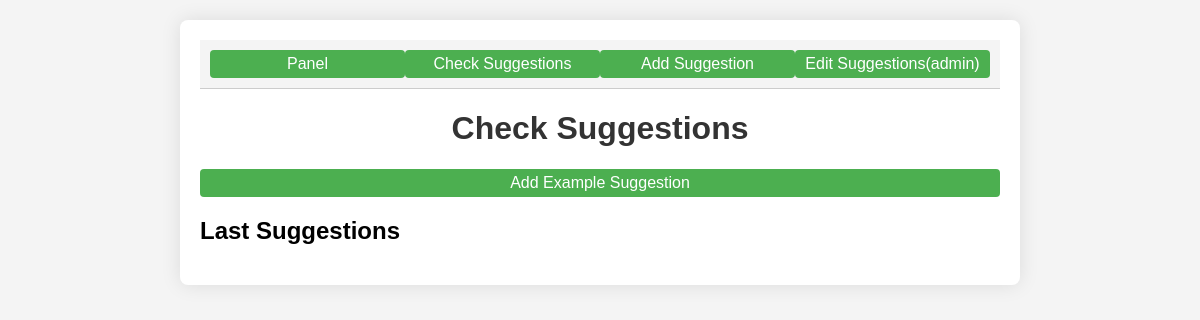
The page /panel/check_suggestions/ (signed in) on the database as committed earlier.
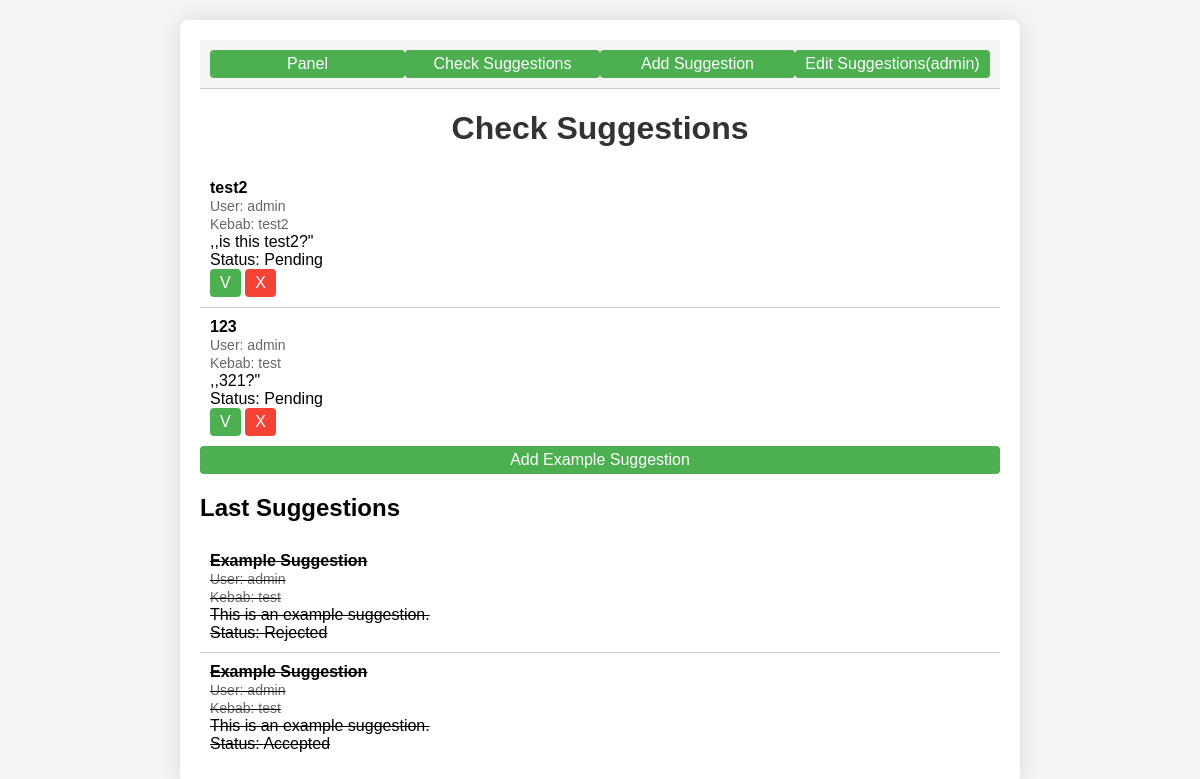
The same page on the database as committed later.
### api/models.py (models this page shows, shortened)
class Suggestion(models.Model):
    user = models.ForeignKey(User, on_delete=models.CASCADE, related_name='suggestions')
    kebab = models.ForeignKey(Kebab, on_delete=models.CASCADE, related_name='suggestions')
    title = models.CharField(max_length=255)
    description = models.TextField()
    status = models.CharField(
        max_length=20,
        choices=[
            ('Pending', 'Pending'),
            ('Accepted', 'Accepted'),
            ('Rejected', 'Rejected'),
        ],
        default='Pending'
    )
    created_at = models.DateTimeField(auto_now_add=True)
    updated_at = models.DateTimeField(auto_now=True)

class Kebab(models.Model):
    name = models.CharField(max_length=255)
    description = models.TextField()
    latitude = models.FloatField()
    longitude = models.FloatField()
    contact = models.CharField(max_length=20, blank=True, null=True)
    meats = models.TextField(blank=True, null=True)
    sauces = models.TextField(blank=True, null=True)
    STATUS_CHOICES = [
    ('open', 'Open'),
    ('closed', 'Closed'),
    ('planned', 'Planned')
]
    status = models.CharField(
    max_length=50,
    choices=STATUS_CHOICES
)
    craft_rating = models.BooleanField(default=False)
    in_chain = models.BooleanField(default=False)
    order_methods = models.TextField(blank=True, null=True)
    location_details = models.TextField(blank=True, null=True)
    social_links = models.JSONField(blank=True, null=True)
    logo = models.ImageField(upload_to='kebab_logos/', blank=True, null=True)
    google_rating = models.FloatField(default=0)
    pyszne_rating = models.FloatField(default=0)
    last_updated = models.DateTimeField(default=now)

### panel/views.py (the view)
# urls.py: path('check_suggestions/', check_suggestions, name='check_suggestions'),
@user_passes_test(lambda u: u.is_staff)
def check_suggestions(request):
    suggestions = Suggestion.objects.all()
    return render(request, 'check_suggestions.html', {'suggestions': suggestions})

### panel/templates/check_suggestions.html (shortened to what this page needs)
<!DOCTYPE html>
<html lang="pl">
<head>
    <link rel="stylesheet" href="https://cdnjs.cloudflare.com/ajax/libs/font-awesome/6.0.0-beta3/css/all.min.css">
</head>
<body>
    <div class="container">
        <div class="navigation">
                <button onclick="window.location.href='{% url 'kebab_list' %}'">Panel</button>
                <button onclick="window.location.href='{% url 'check_suggestions' %}'">Check Suggestions</button>
                <button onclick="window.location.href='{% url 'add_suggestion' %}'">Add Suggestion</button>
                <button onclick="window.location.href='/panel/admin/api'" class="admin-login">Edit Suggestions(admin)</button>
        </div>
        <h1>Check Suggestions</h1>
        <ul>
            {% for suggestion in suggestions %}
            {% if suggestion.status == 'Pending' %}
            <li>
                <div>
                    <span class="suggestion">{{ suggestion.title }}</span>
                    <br>
                    <span class="user">User:  {{ suggestion.user.username }}</span>
                    <br>
                    <span class="kebab">Kebab: {{ suggestion.kebab.name }}</span>
                    <br>
                    <span class="description">,,{{ suggestion.description }}"</span>
                    <br>
                    <span class="status">Status: {{ suggestion.status }}</span>
                </div>
                <div class="actions">
                    <button onclick="acceptSuggestion({{ suggestion.id }})">V</button>
                    <button class="reject" onclick="rejectSuggestion({{ suggestion.id }})">X</button>
                </div>
            </li>
            {% endif %}
            {% endfor %}
        </ul>
        <button onclick="addExampleSuggestion()">Add Example Suggestion</button>
        <h2>Last Suggestions</h2>
        <div class="rejected-suggestions">
            <ul>
                {% for suggestion in suggestions %}
                {% if suggestion.status != 'Pending' %}
                <li>
                    <span class="suggestion">{{ suggestion.title }}</span>
                    <br>
                    <span class="user">User:    {{ suggestion.user.username }}</span>
                    <br>
                    <span class="kebab">Kebab: {{ suggestion.kebab.name }}</span>
                    <br>
                    <span class="description">{{ suggestion.description }}</span>
                    <br>
                    <span class="status" style="text-decoration: none">Status: {{ suggestion.status }}</span>
                </li>
                {% endif %}
                {% endfor %}
            </ul>
        </div>
    </div>
</body>
</html>

Rows that differ between the two databases and show on the page:
added Suggestion: title "test2", user.username "admin", kebab.name "test2", description "is this test2?", status "Pending", shown under "Check Suggestions"
added Suggestion: title "123", user.username "admin", kebab.name "test", description "321?", status "Pending", shown under "Check Suggestions"
added Suggestion: title "Example Suggestion", user.username "admin", kebab.name "test", description "This is an example suggestion.", status "Rejected", shown under "Last Suggestions"
added Suggestion: title "Example Suggestion", user.username "admin", kebab.name "test", description "This is an example suggestion.", status "Accepted", shown under "Last Suggestions"
